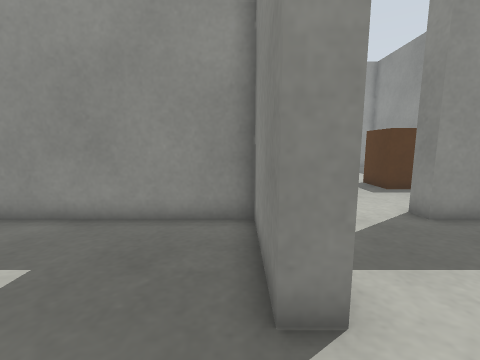
view 1 (above)

21 first-person views from a walk through a robot-simulator world made for Gazebo. The camera is 0.5 m above the floor, tilts 8° down and sees 90° across. The floor is counted in squares, 0.25 m on a side. Each view is taken from the middle of a square. On the plan, view 1 faces up. The plan holds only what a view shows up to about 15 squares ahead; the rest is blank. The place goes on beyond the plan.

view 2
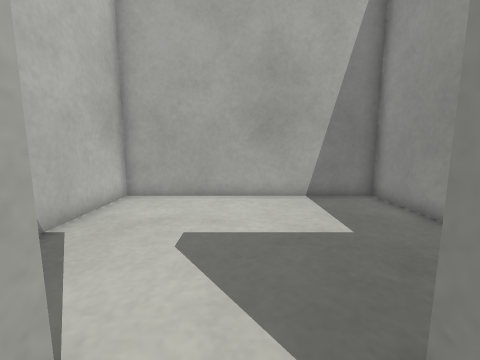

view 3
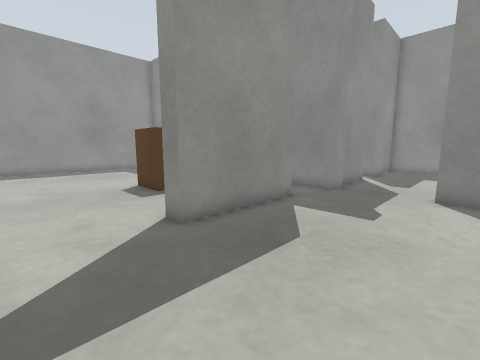

view 4
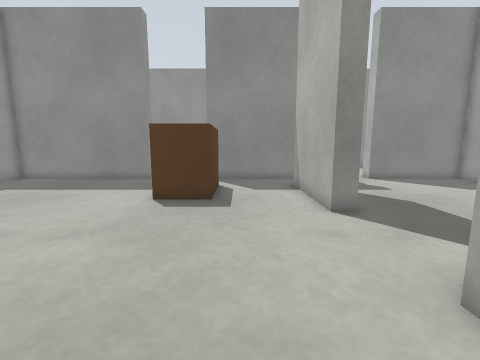

view 5
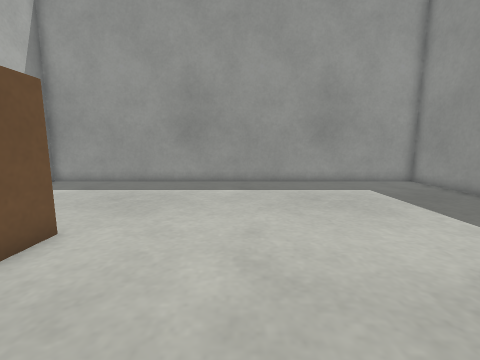

view 6
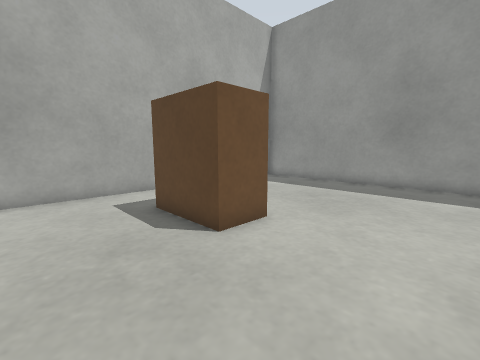

view 7
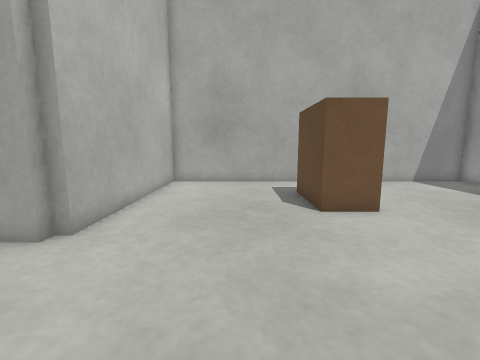

view 8
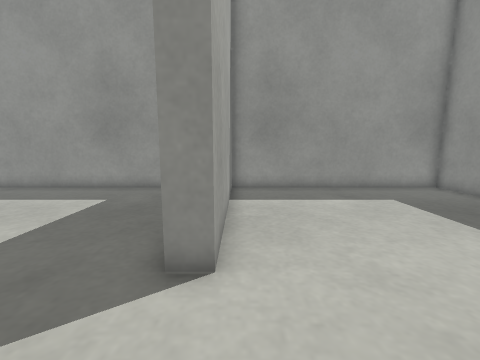

view 9
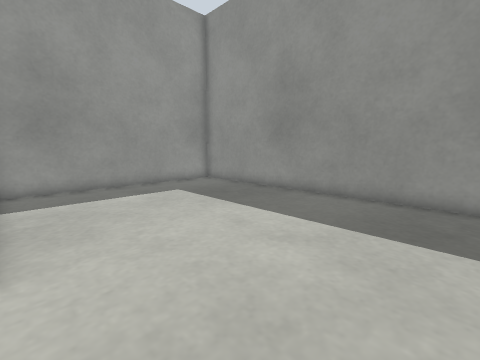

view 10
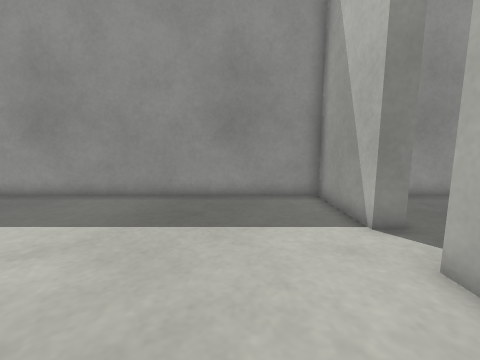

view 11
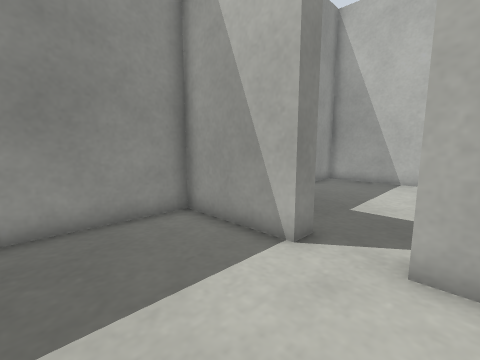

view 12
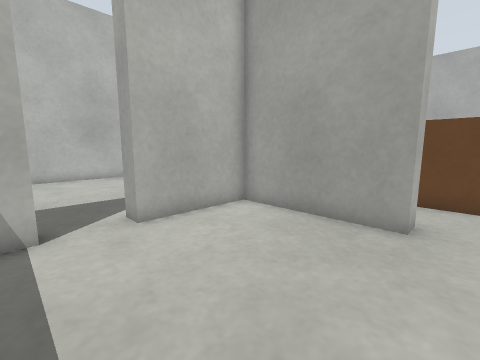

view 13
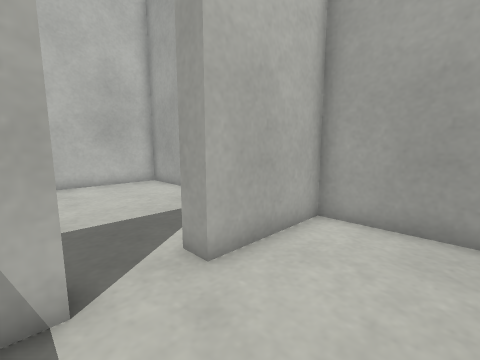

view 14
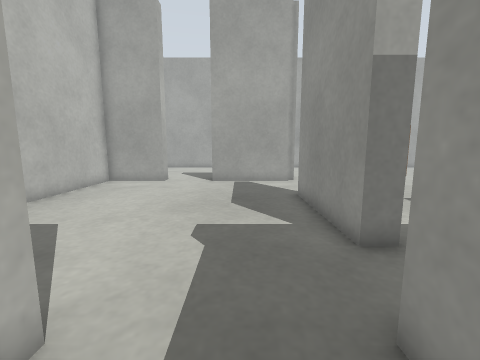

view 15
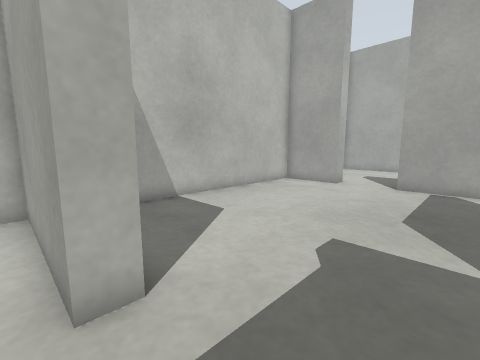

view 16
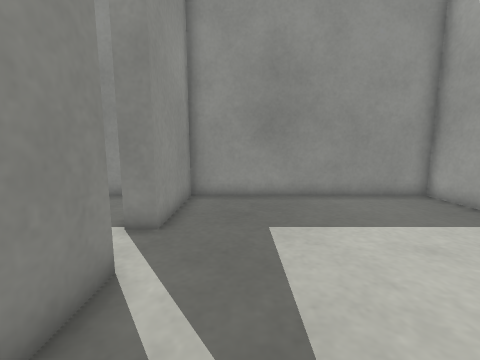

view 17
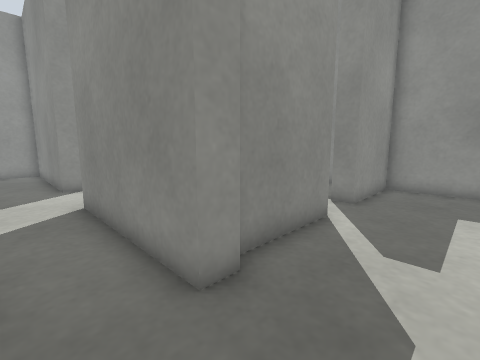

view 18
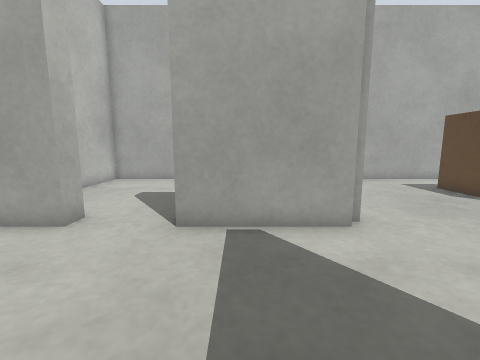

view 19
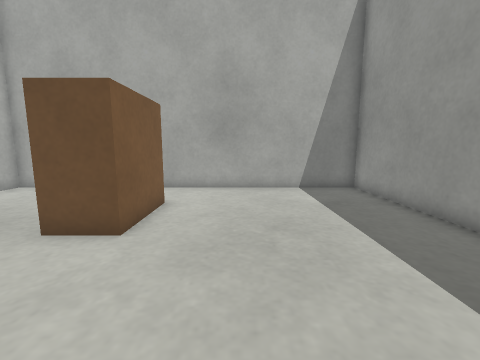

view 20
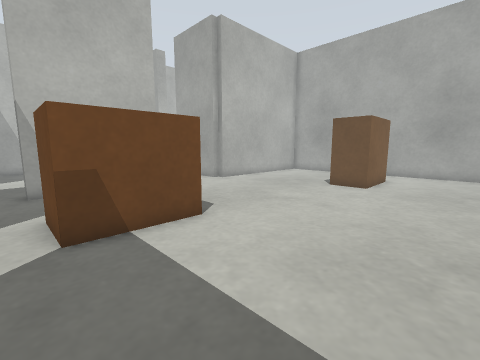

view 21
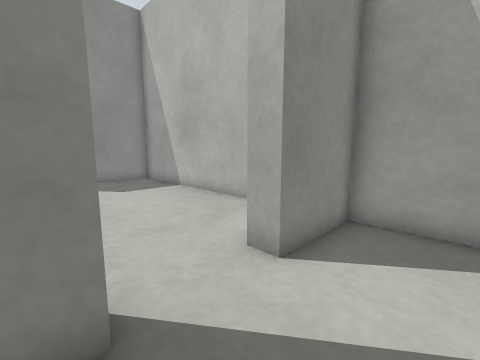

### Floor plan
Points are (right, up) in squares from view 1. A wall is a line through its corners. A room is listed if a view was taken in it or the views show most of it. See-through windows are left out.
Room 1 (views 1, 21)
walls: (1.2, 2.4) (0.4, 2.4) (0.4, 6.4) (-7.6, 6.4) (-7.6, -3.6) (0.4, -3.6) (0.4, -0.4) (1.2, -0.4)
ways out: opening at (1, 1) to room 2
Room 2 (views 2, 3, 4, 5, 6, 7, 8, 9, 10, 11, 12, 13, 14, 15, 16, 17, 18, 19, 20)
walls: (10.4, 7.2) (10.4, 6.4) (5.2, 6.4) (5.2, 7.2) (10.4, 7.2); (13.6, 5.6) (12.8, 5.6) (12.8, 12) (13.6, 12) (13.6, 6.8) (17.6, 6.8) (17.6, 6) (14, 6); (1.2, -0.4) (1.2, -3.6) (12.8, -3.6) (12.8, 2) (13.6, 2) (13.6, -3.6) (23.6, -3.6) (23.6, 6) (19.6, 6) (19.6, 6.8) (23.6, 6.8) (23.6, 23.6) (13.6, 23.6) (13.6, 15.6) (12.8, 15.6) (12.8, 23.6) (-7.6, 23.6) (-7.6, 7.2) (0.8, 7.2) (0.8, 6.8) (1.2, 6.8) (1.2, 2.4)
ways out: opening at (1, 1) to room 1
objects: cabinet (-4, 14) to (-1, 15); brown box (7, 11) to (10, 13)

Where each view was taken, in squares from view 1:
view 1: 0 up, 0 right, facing up
view 2: 1 up, 2 right, facing left
view 3: 1 up, 2 right, facing up-right
view 4: 10 up, 2 left, facing right
view 5: 10 up, 3 right, facing up
view 6: 10 up, 3 right, facing up-left
view 7: 11 up, 6 right, facing left
view 8: 12 up, 14 right, facing up
view 9: 11 up, 14 right, facing up-right
view 10: 10 up, 14 right, facing right
view 11: 11 up, 17 right, facing down-right
view 12: 13 up, 20 right, facing down-left
view 13: 10 up, 20 right, facing down-left
view 14: 4 up, 15 right, facing left
view 15: 5 up, 14 right, facing down-left
view 16: 4 up, 14 right, facing right
view 17: 3 up, 11 right, facing up-right
view 18: 4 up, 7 right, facing left
view 19: 18 up, 4 right, facing left
view 20: 19 up, 11 right, facing down-left
view 21: 3 up, 2 left, facing down-right
